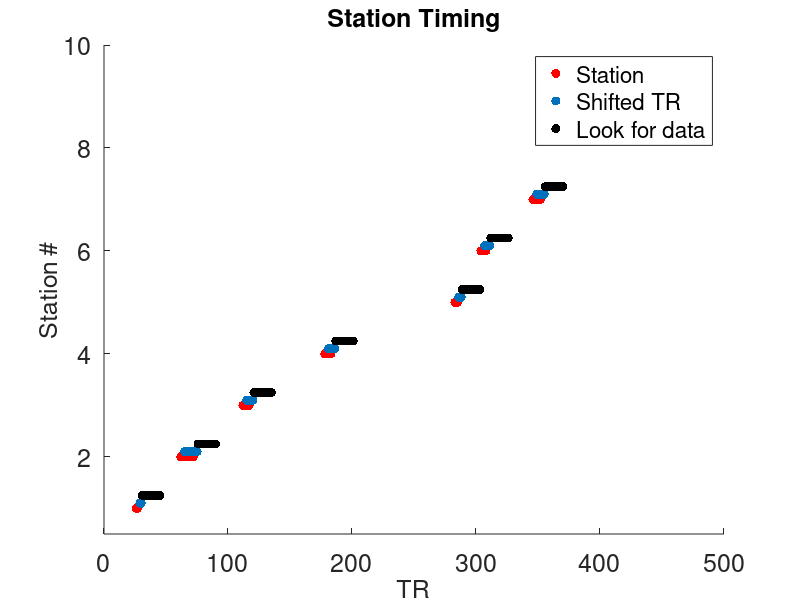

Source code (MATLAB):
TR = 1.5
musicDur = 18; % how long the music lasts
silenceDur1 = 3;
storyTRs = 25:475;
nTRs_story = length(storyTRs);
nTRs_music = musicDur/TR;
stationTRs = zeros(nTRs_story,1); % actual files wer're going to use to test classifier
recordedTRs = zeros(nTRs_story,1);
st = load('stationsMat.mat');
nStations = 7; %size(st.stationsDict,2);
for s = 1:nStations
   this_station_TRs = st.stationsDict{s} + 1;
   stationTRs(this_station_TRs) = s;
   recordedTRs(this_station_TRs-3) = s;
end
% now make array specifying which station to look for
lookTRs = zeros(nTRs_story,1);
for t = 1:nTRs_story
   pastStation = max(stationTRs(1:t));
   lastTRForStation = find(stationTRs == pastStation);
   lastTRForStation = lastTRForStation(end);
   if pastStation > 0 && (t-lastTRForStation <=15) 
        lookTRs(t) = pastStation;
   end
end
% make all look TRs during recording parts 0
lookTRs(recordedTRs>0) = 0;
lookTRs(stationTRs>0) = 0;
%%


figure()
xlabel('TR')
ylabel('Station #')
title('Station Timing')
set(findall(gcf,'-property','FontSize'),'FontSize',18)
hold on;
plot(recordedTRs, 'r.', 'MarkerSize', 20)
plot(stationTRs+0.1, '.', 'MarkerSize', 20)
plot(lookTRs+0.25, 'k.', 'MarkerSize', 20)
legend('Station', 'Shifted TR', 'Look for data')
ylim([0.5,10])
stationInd = find(stationTRs>0);
all_diff = diff(stationInd) ;
all_diff(all_diff > 1)

(all_diff(all_diff > 1))*1.5


mean(all_diff(all_diff > 1))

mean((all_diff(all_diff > 1))*1.5)